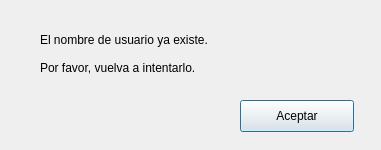
<?xml version="1.0" encoding="UTF-8"?>
<ui version="4.0">
 <class>dSignUpFail</class>
 <widget class="QDialog" name="dSignUpFail">
  <property name="windowModality">
   <enum>Qt::ApplicationModal</enum>
  </property>
  <property name="geometry">
   <rect>
    <x>0</x>
    <y>0</y>
    <width>381</width>
    <height>150</height>
   </rect>
  </property>
  <property name="windowTitle">
   <string>Error de registro</string>
  </property>
  <property name="modal">
   <bool>true</bool>
  </property>
  <widget class="QPushButton" name="btAccept">
   <property name="geometry">
    <rect>
     <x>240</x>
     <y>100</y>
     <width>114</width>
     <height>32</height>
    </rect>
   </property>
   <property name="text">
    <string>Aceptar</string>
   </property>
   <property name="default">
    <bool>true</bool>
   </property>
  </widget>
  <widget class="QLabel" name="lbLine1">
   <property name="geometry">
    <rect>
     <x>40</x>
     <y>30</y>
     <width>291</width>
     <height>20</height>
    </rect>
   </property>
   <property name="text">
    <string>El nombre de usuario ya existe.</string>
   </property>
  </widget>
  <widget class="QLabel" name="lbLine2">
   <property name="geometry">
    <rect>
     <x>40</x>
     <y>60</y>
     <width>241</width>
     <height>16</height>
    </rect>
   </property>
   <property name="text">
    <string>Por favor, vuelva a intentarlo.</string>
   </property>
  </widget>
 </widget>
 <resources/>
 <connections/>
</ui>
